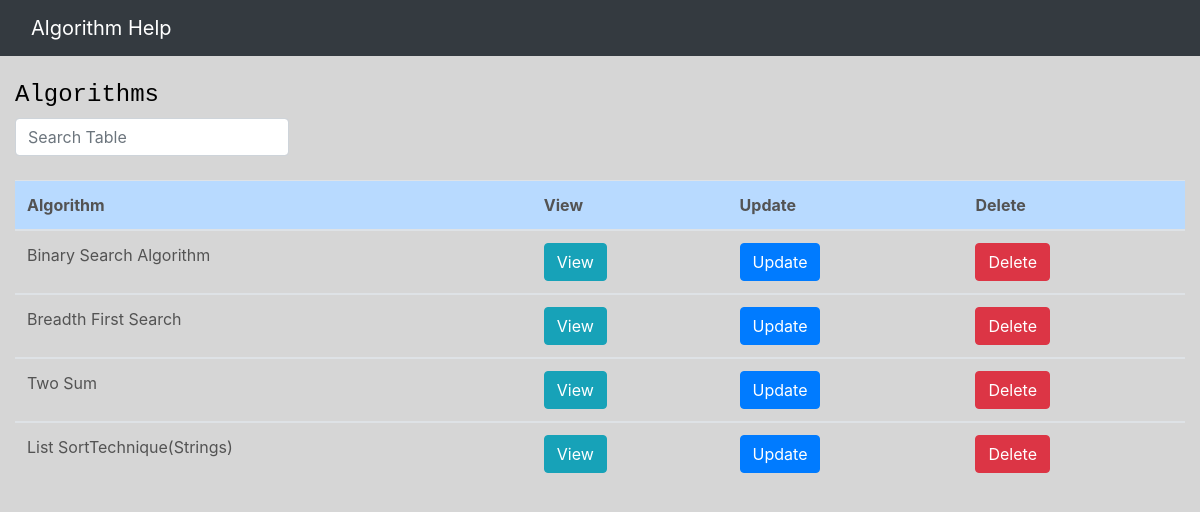
The app's page /viewalgo/, older data.
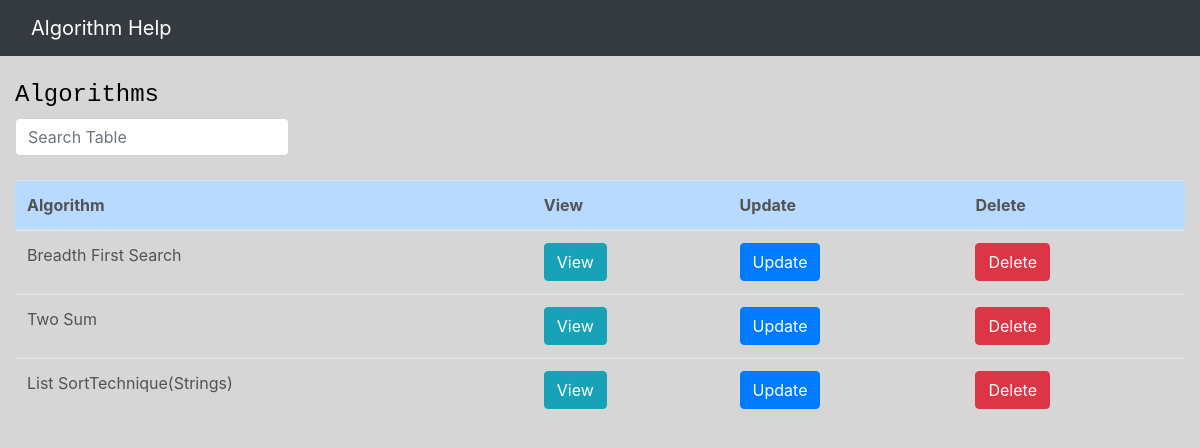
The same page, newer data.
### addAlgo/models.py (models this page shows, shortened)
class addAlgorithm(models.Model):
    name = models.CharField("Name of Algorithm", max_length=30, blank=False, default=' ')
    timeComplexity = models.CharField("Time Complexity", max_length=30, blank=False, default=' ')
    spaceComplexity = models.CharField("Space Complexity", max_length=30, blank=True)
    description = models.TextField("Description", blank=True)
    applications = models.CharField("Applications", max_length=200, blank=True)
    implementation = models.TextField("Implementation", blank=True)
    output = models.TextField("Output", blank=True)

### addAlgo/views.py (the view)
# urls.py: path('viewalgo/', viewAlgo, name="viewalgo.html"),
def viewAlgo(request):
    data = addAlgorithm.objects.all()
    return render(request, 'viewalgo.html', {'all': data})

### templates/viewalgo.html (shortened to what this page needs)
{% extends "base.html" %}
{% block content %}
<h4>Algorithms</h4>
<link rel="stylesheet" type="text/css" href="../static/main.css">
<div id="divfortable">
    <div class='input-group'>
        <div class="form-outline">
            <input class="form-control" id="tableSearch" type="text"
            placeholder="Search Table" autocomplete="off">
        </div>
    </div>
</div>
<br>
<div id="table table-hover">
    <table id="myTable" class="table">
        <tr>
            <th class="table-primary">Algorithm</th>
            <th class="table-primary">View</th>
            <th class="table-primary">Update</th>
            <th class="table-primary">Delete</th>
        </tr>
        {% for data in all %}
        <tbody id="searchTable">
            <tr>
                <td>{{data.name}}</td>
                <td>
                    <a href="displayalgo/{{ data.id }}" rel="noopener noreferrer" style="text-decoration: none">
                        <button class="btn btn-info" method="GET">View</button>
                    </a>
                </td>
                <td>
                    <a href="changealgo/{{ data.id }}" rel="noopener noreferrer" style="text-decoration: none">
                        <button class="btn btn-primary" method="GET">Update</button>
                    </a>
                </td>
                <td>
                    <a href="deletealgo/{{ data.id }}" rel="noopener noreferrer" style="text-decoration: none">
                        <button class="btn btn-danger" method="GET">Delete</button>
                    </a>
                </td>
            </tr>
        </tbody>
        {% endfor %}
    </table>
</div>
{% endblock content %}

### templates/base.html (shortened to what this page needs)
{% load static %}
<!DOCTYPE html>
<html lang="en">
<head>
    <link rel="stylesheet" href="https://maxcdn.bootstrapcdn.com/bootstrap/4.0.0/css/bootstrap.min.css">
    <link rel="stylesheet" type="text/css" href="{% static 'main.css' %}">
</head>
<header class="site-header">
    <nav class="navbar navbar-expand-md navbar-dark bg-dark fixed-top">
      <div class="container-fluid">
        <a class="navbar-brand mr-4" href="/">Algorithm Help</a>
    </nav>
</header>
<body>
<div class="container-fluid">
  <div class="row">
    <div class="col-md-4">
    </div>
    </div>
  {% block content %}
  {% endblock content %}
</div>
    <br>
  </body>
</html>
</body>
</html>

### static/main.css (style rules this page uses)
body { background: #d6d6d6; color: #535353; margin-top: 5rem; }
h1, h2, h4, h5, h6 { color: #000000; font-family: "Courier New"; }

Row changes from the older to the newer data that the page shows:
removed addAlgorithm: name "Binary Search Algorithm"
